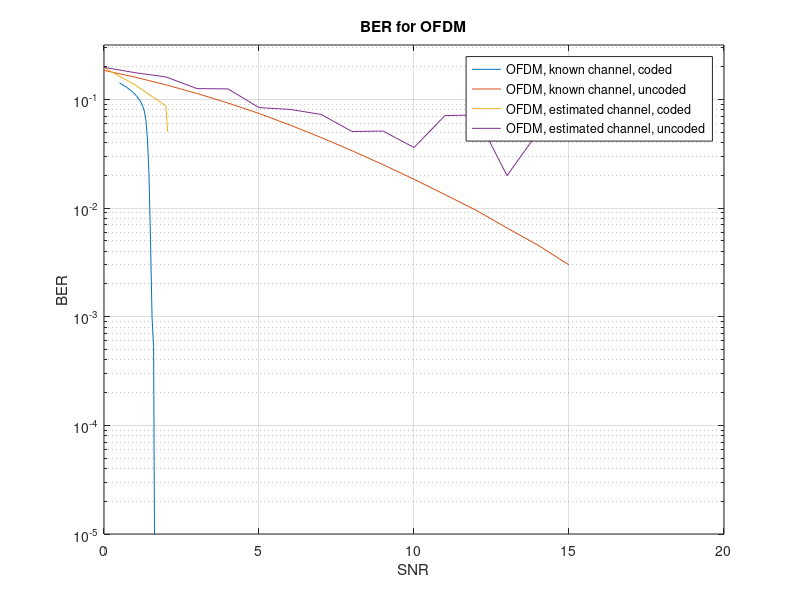

The MATLAB script that drew this image:
%% Load OFDM BER
load('OFDM_uncoded_estimated.mat');
load('OFDM_coded_estimated.mat');
load('OFDM_coded_known.mat');
load('OFDM_uncoded_known.mat');

%% Plot
figure,
semilogy(snr_vec_coding_known, BER_coding_known), hold on,
semilogy(snr_vec_nocoding_known, BER_nocoding_known), hold on,
semilogy(snr_vec_coding_estimated, BER_coding_estimated(:, 2)), hold on,
semilogy(snr_vec_nocoding_estimated, BER_nocoding_estimated(:, 7))
legend('OFDM, known channel, coded', 'OFDM, known channel, uncoded', ...
    'OFDM, estimated channel, coded', 'OFDM, estimated channel, uncoded')
xlabel('SNR')
ylabel('BER')
ylim([10^-5, 10^-0.5])
grid on
title('BER for OFDM')